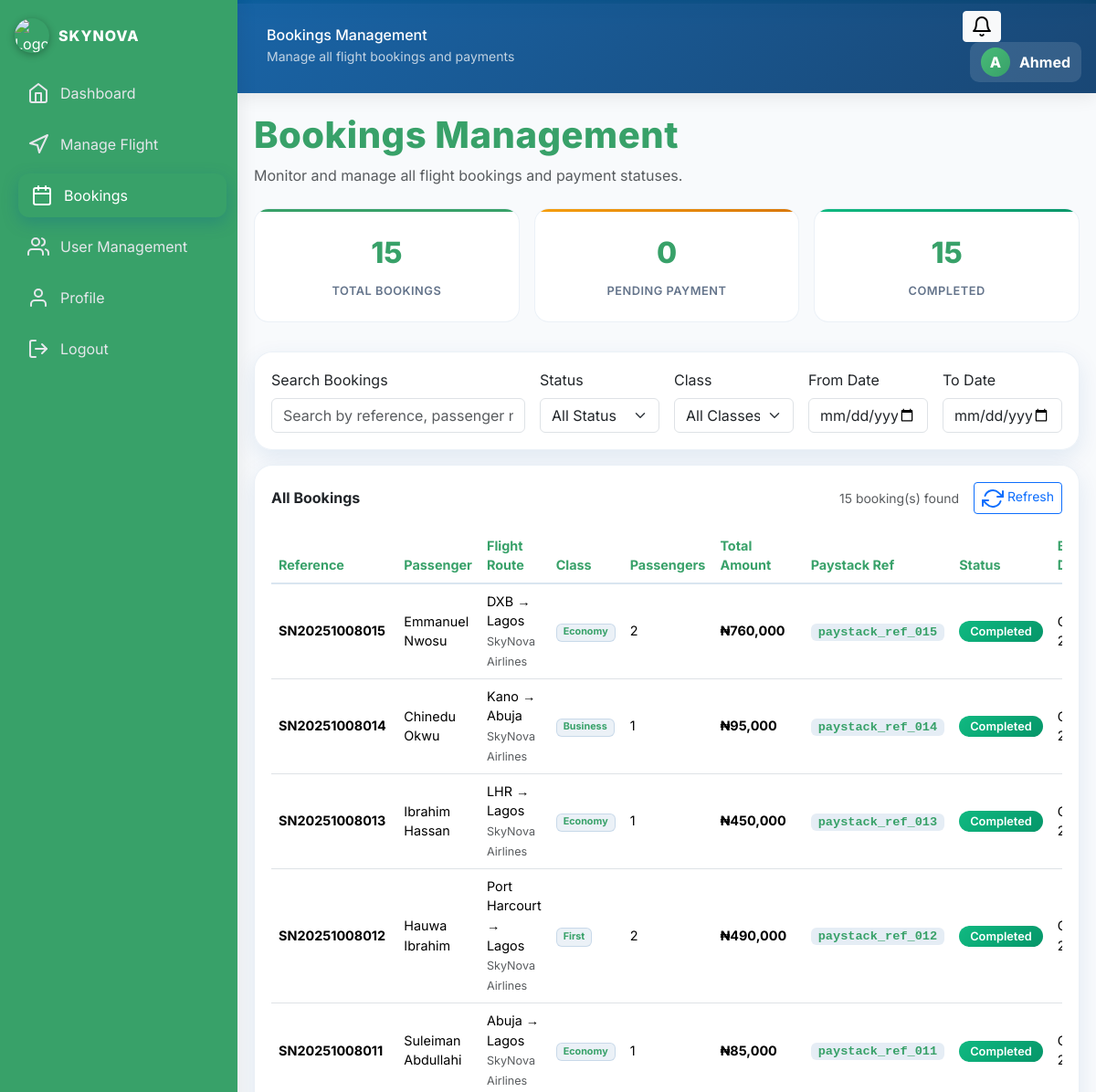
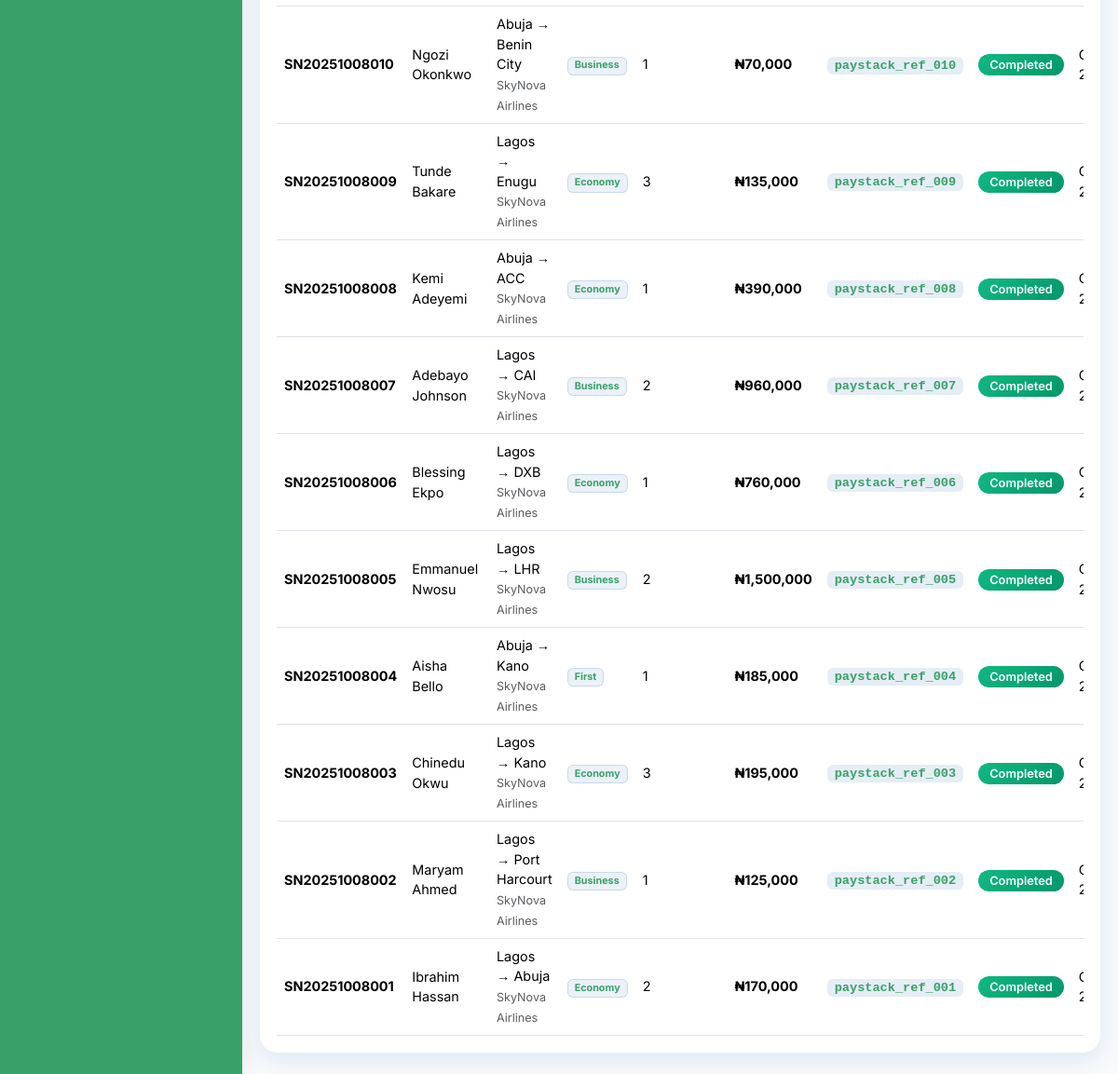
Page /Sub-admin/bookings.php (signed in) on the committed database (2 pictures, top to bottom).
### tables this page shows
CREATE TABLE `bookings` (
  `booking_id` bigint(20) UNSIGNED NOT NULL,
  `booking_ref` varchar(32) NOT NULL,
  `user_id` bigint(20) UNSIGNED NOT NULL,
  `flight_id` bigint(20) UNSIGNED NOT NULL,
  `passengers` int(11) NOT NULL CHECK (`passengers` > 0),
  `seats` int(11) NOT NULL DEFAULT 1,
  `class` enum('Economy','Business','First') NOT NULL DEFAULT 'Economy',
  `trip_type` enum('oneway','round') DEFAULT 'oneway',
  `passenger_name` varchar(255) NOT NULL,
  `passenger_email` varchar(255) NOT NULL,
  `passenger_phone` varchar(20) NOT NULL,
  `return_flight_id` int(11) DEFAULT NULL,
  `total_amount` decimal(12,2) NOT NULL,
  `status` enum('Pending','Confirmed','Cancelled','Completed') DEFAULT 'Pending',
  `payment_status` enum('Pending','Paid','Failed','Refunded') DEFAULT 'Pending',
  `payment_reference` varchar(100) DEFAULT NULL,
  `payment_method` varchar(50) DEFAULT NULL,
  `paid_amount` decimal(10,2) DEFAULT NULL,
  `payment_date` datetime DEFAULT NULL,
  `booking_date` timestamp NOT NULL DEFAULT current_timestamp(),
  `created_at` timestamp NOT NULL DEFAULT current_timestamp(),
  `paystack_reference` varchar(255) DEFAULT NULL,
  `updated_at` timestamp NOT NULL DEFAULT current_timestamp() ON UPDATE current_timestamp()
);

### Sub-admin/bookings.php (the view, shortened to what this page needs)
<?php
$host = 'localhost';
$dbname = 'airlines';
$username = 'root';
$password = '';
try {
    $pdo = new PDO("mysql:host=$host;dbname=$dbname;charset=utf8mb4", $username, $password, [
        PDO::ATTR_ERRMODE => PDO::ERRMODE_EXCEPTION,
        PDO::ATTR_DEFAULT_FETCH_MODE => PDO::FETCH_ASSOC,
    ]);
} catch (PDOException $e) {
    die("Database connection failed: " . $e->getMessage());
}
$admin_name = $_SESSION['user_name'] ?? 'Admin User';
$first_name = explode(' ', $admin_name)[0];
$admin_initial = strtoupper(substr($first_name, 0, 1));
$total_bookings = 0;
$pending_bookings = 0;
$completed_bookings = 0;
try {
    $stmt = $pdo->query("SELECT COUNT(*) FROM bookings");
    $total_bookings = $stmt->fetchColumn();
    $stmt = $pdo->query("
        SELECT COUNT(*) FROM bookings
        WHERE status IN ('pending', 'Pending', 'PENDING')
        OR payment_status IN ('pending', 'Pending', 'PENDING')
        OR (status IS NULL AND payment_status IS NULL)
    ");
    $pending_bookings = $stmt->fetchColumn();
    $stmt = $pdo->query("
        SELECT COUNT(*) FROM bookings
        WHERE status IN ('completed', 'Completed', 'COMPLETED', 'confirmed', 'Confirmed', 'CONFIRMED', 'paid', 'Paid', 'PAID')
        OR payment_status IN ('completed', 'Completed', 'COMPLETED', 'confirmed', 'Confirmed', 'CONFIRMED', 'paid', 'Paid', 'PAID')
    ");
    $completed_bookings = $stmt->fetchColumn();
} catch (PDOException $e) {
    error_log("Booking stats error: " . $e->getMessage());
    $total_bookings = 0;
    $pending_bookings = 0;
    $completed_bookings = 0;
}
$bookings = [];
try {
    $stmt = $pdo->query("
        SELECT
            b.booking_id,
            b.booking_ref,
            b.user_id,
            b.flight_id,
            b.passengers,
            COALESCE(b.class, 'economy') as class,
            b.total_amount,
            COALESCE(b.status, 'pending') as status,
            b.created_at,
            COALESCE(b.paystack_reference, '') as paystack_reference,
            COALESCE(u.full_name, 'Unknown Passenger') as passenger_name,
            COALESCE(u.email, 'No email') as passenger_email,
            COALESCE(u.phone, 'No phone') as passenger_phone,
            COALESCE(f.flight_no, CONCAT('FL', LPAD(b.flight_id, 3, '0'))) as flight_number,
            COALESCE(f.airline, 'Speed of Light Airlines') as airline,
            CASE
                WHEN f.origin IS NOT NULL AND f.destination IS NOT NULL
                THEN CONCAT(f.origin, ' → ', f.destination)
                ELSE 'Route Not Available'
            END as route
        FROM bookings b
        LEFT JOIN users u ON b.user_id = u.user_id
        LEFT JOIN flights f ON b.flight_id = f.flight_id
        ORDER BY b.created_at DESC
    ");
    $bookings = $stmt->fetchAll();
} catch (PDOException $e) {
    error_log("Error fetching bookings: " . $e->getMessage());
    $bookings = [];
}
?>
<!DOCTYPE html>
<html lang="en">
<head>
    <link href="https://cdn.jsdelivr.net/npm/bootstrap@5.3.2/dist/css/bootstrap.min.css" rel="stylesheet">
    <link rel="stylesheet" href="https://cdn.jsdelivr.net/npm/feather-icons/dist/feather.min.css">
</head>
<body>
    <aside class="sidebar" id="sidebar">
        <div class="brand">
            <img src="../pexels-sevenstormphotography-728824 (1).jpg" alt="Logo">
            <div class="brand-title">SKYNOVA</div>
        </div>
        <nav>
            <a href="dashboard.php" class="nav-link"><i data-feather="home"></i> Dashboard</a>
            <a href="manage-flights.php" class="nav-link"><i data-feather="navigation"></i> Manage Flight</a>
            <a href="bookings.php" class="nav-link active"><i data-feather="calendar"></i> Bookings</a>
            <a href="users.php" class="nav-link"><i data-feather="users"></i> User Management</a>
            <a href="profile.php" class="nav-link"><i data-feather="user"></i> Profile</a>
            <a href="logout.php" class="nav-link"><i data-feather="log-out"></i> Logout</a>
        </nav>
    </aside>
    <header class="topbar d-flex align-items-center">
        <div class="ms-3 me-3 flex-grow-1">
            <h6 class="mb-0">Bookings Management</h6>
            <small class="text-light opacity-75">Manage all flight bookings and payments</small>
        </div>
        <div class="ms-auto">
            <div class="dropdown">
                <button class="btn btn-sm btn-light" data-bs-toggle="dropdown">
                    <i data-feather="bell"></i>
                </button>
            </div>
            <div class="user-info ms-2">
                <div class="user-avatar"><?php echo $admin_initial; ?></div>
                <div class="fw-bold"><?php echo htmlspecialchars($first_name); ?></div>
            </div>
        </div>
    </header>
    <main class="content">
        <div class="page-title mb-4">
            <h1>Bookings Management</h1>
            <div class="text-muted">Monitor and manage all flight bookings and payment statuses.</div>
        </div>
        <div class="stats-grid">
            <div class="stat-card total">
                <div class="stat-number"><?php echo $total_bookings; ?></div>
                <div class="stat-label">Total Bookings</div>
            </div>
            <div class="stat-card pending">
                <div class="stat-number"><?php echo $pending_bookings; ?></div>
                <div class="stat-label">Pending Payment</div>
            </div>
            <div class="stat-card completed">
                <div class="stat-number"><?php echo $completed_bookings; ?></div>
                <div class="stat-label">Completed</div>
            </div>
        </div>
        <div class="smart-card mb-3">
            <div class="row g-3 align-items-end">
                <div class="col-md-4">
                    <label class="form-label">Search Bookings</label>
                    <input type="text" id="searchInput" class="form-control" placeholder="Search by reference, passenger name, or flight">
                </div>
                <div class="col-md-2">
                    <label class="form-label">Status</label>
                    <select id="statusFilter" class="form-select">
                        <option value="">All Status</option>
                    </select>
                </div>
                <div class="col-md-2">
                    <label class="form-label">Class</label>
                    <select id="classFilter" class="form-select">
                        <option value="">All Classes</option>
                    </select>
                </div>
                <div class="col-md-2">
                    <label class="form-label">From Date</label>
                    <input type="date" id="dateFrom" class="form-control">
                </div>
                <div class="col-md-2">
                    <label class="form-label">To Date</label>
                    <input type="date" id="dateTo" class="form-control">
                </div>
            </div>
        </div>
        <div class="smart-card">
            <div class="d-flex justify-content-between align-items-center mb-3">
                <div class="fw-bold">All Bookings</div>
                <div class="d-flex align-items-center gap-3">
                    <div class="small text-muted" id="countText"><?php echo count($bookings); ?> booking(s) found</div>
                    <button class="btn btn-outline-primary btn-sm" onclick="location.reload()">
                        <i data-feather="refresh-cw"></i> Refresh
                    </button>
                </div>
            </div>
            <div class="table-responsive">
                <table class="table align-middle mb-0">
                    <thead>
                        <tr>
                            <th>Reference</th>
                            <th>Passenger</th>
                            <th>Flight Route</th>
                            <th>Class</th>
                            <th>Passengers</th>
                            <th>Total Amount</th>
                            <th>Paystack Ref</th>
                            <th>Status</th>
                            <th>Booked Date</th>
                        </tr>
                    </thead>
                    <tbody id="bookingsBody">
                        <?php if (empty($bookings)): ?>
                            <tr>
                                <td colspan="10" class="text-center text-muted py-4">
                                    <i data-feather="calendar" style="width:48px;height:48px;margin-bottom:12px;"></i><br>
                                    No bookings found. Bookings will appear here once customers start making reservations.
                                </td>
                            </tr>
                        <?php else: ?>
                            <?php foreach ($bookings as $booking): ?>
                                <tr>
                                    <td><strong><?php echo htmlspecialchars($booking['booking_ref']); ?></strong></td>
                                    <td><?php echo htmlspecialchars($booking['passenger_name']); ?></td>
                                    <td>
                                        <div><?php echo htmlspecialchars($booking['route']); ?></div>
                                        <small class="text-muted"><?php echo htmlspecialchars($booking['airline']); ?></small>
                                    </td>
                                    <td><span class="badge badge-soft"><?php echo ucfirst(htmlspecialchars($booking['class'])); ?></span></td>
                                    <td><?php echo $booking['passengers']; ?></td>
                                    <td><strong>₦<?php echo number_format($booking['total_amount']); ?></strong></td>
                                    <td>
                                        <?php if ($booking['paystack_reference']): ?>
                                            <span class="paystack-ref"><?php echo htmlspecialchars($booking['paystack_reference']); ?></span>
                                        <?php else: ?>
                                            <span class="text-muted">-</span>
                                        <?php endif; ?>
                                    </td>
                                    <td>
                                        <?php if ($booking['status'] === 'pending'): ?>
                                            <span class="status-pending">Pending</span>
                                        <?php else: ?>
                                            <span class="status-completed">Completed</span>
                                        <?php endif; ?>
                                    </td>
                                    <td><?php echo date('M j, Y', strtotime($booking['created_at'])); ?></td>
                                </tr>
                            <?php endforeach; ?>
                        <?php endif; ?>
                    </tbody>
                </table>
            </div>
        </div>
    </main>
    <div class="position-fixed bottom-0 end-0 p-3" style="z-index: 1080">
    </div>
</body>
</html>

### Sub-admin/bookings.php (style rules this page uses)
:root { --brand: #38a169; --brand-dark: #38a169; --bg: #f8fafc; --card-bg: rgba(255, 255, 255, 0.96); --muted: #64748b; --success: #22c55e; --warning: #f59e0b; --danger: #ef4444; }
* { box-sizing: border-box; }
body { background: var(--bg); font-family: 'Inter', sans-serif; min-height: 100vh; overflow-x: hidden; }
.sidebar { position: fixed; left: 0; top: 0; bottom: 0; width: 260px; background: var(--brand-dark); box-shadow: 2px 0 20px rgba(0, 0, 0, .08); z-index: 1000; color: #fff; padding: 20px 16px; }
.brand { display: flex; align-items: center; gap: 10px; margin-bottom: 20px; }
.brand img { width: 38px; height: 38px; border-radius: 50%; box-shadow: 0 2px 8px rgba(0, 0, 0, .3); }
.brand-title { font-weight: 800; letter-spacing: 1px; }
.nav-link { color: #e5e7eb; border-radius: 12px; padding: 12px 14px; margin-bottom: 8px; display: flex; align-items: center; gap: 12px; transition: all .25s ease; text-decoration: none; }
.nav-link:hover, .nav-link.active { background: var(--brand); color: #fff; transform: translateX(4px); box-shadow: 0 6px 18px rgba(0, 83, 156, .25); }
.topbar { position: sticky; top: 0; z-index: 900; background: linear-gradient(135deg, rgba(0, 83, 156, .9), rgba(0, 51, 102, .9)); color: #fff; padding: 12px 16px; margin-left: 260px; backdrop-filter: blur(10px); box-shadow: 0 2px 20px rgba(0, 0, 0, .1); }
.user-info { display: flex; align-items: center; gap: 10px; background: rgba(255, 255, 255, .12); padding: 6px 12px; border-radius: 10px; }
.user-avatar { width: 32px; height: 32px; border-radius: 50%; background: linear-gradient(135deg, #48bb78, #38a169); display: flex; align-items: center; justify-content: center; font-weight: 800; color: #fff; }
.content { margin-left: 260px; padding: 22px 18px; }
.page-title h1 { font-weight: 800; letter-spacing: .5px; background: linear-gradient(45deg, #38a169, #38a169); -webkit-background-clip: text; -webkit-text-fill-color: transparent; }
.smart-card { background: var(--card-bg); border: 1px solid rgba(0, 83, 156, .08); border-radius: 20px; padding: 18px; box-shadow: 0 8px 24px rgba(0, 83, 156, .10); transition: transform .35s ease, box-shadow .35s ease; }
.smart-card::before { content: ''; position: absolute; top: 0; left: 0; right: 0; height: 4px; background: linear-gradient(90deg, #38a169, #38a169); }
.stats-grid { display: grid; grid-template-columns: repeat(auto-fit, minmax(250px, 1fr)); gap: 1rem; margin-bottom: 2rem; }
.stat-card { background: var(--card-bg); border: 1px solid rgba(0, 83, 156, .08); border-radius: 16px; padding: 1.5rem; text-align: center; position: relative; overflow: hidden; }
.stat-card::before { content: ''; position: absolute; top: 0; left: 0; right: 0; height: 3px; }
.stat-card.total::before { background: linear-gradient(90deg, #38a169, #38a169); }
.stat-card.pending::before { background: linear-gradient(90deg, #f59e0b, #d97706); }
.stat-card.completed::before { background: linear-gradient(90deg, #10b981, #059669); }
.stat-number { font-size: 2rem; font-weight: 800; color: var(--brand-dark); margin-bottom: 0.5rem; }
.stat-label { color: var(--muted); font-weight: 600; text-transform: uppercase; font-size: 0.8rem; letter-spacing: 0.5px; }
.table thead th { color: var(--brand-dark); font-weight: 700; border-bottom: 2px solid rgba(0, 83, 156, .15); font-size: 0.9rem; }
.table tbody td { vertical-align: middle; font-size: 0.9rem; }
.status-completed { background: linear-gradient(135deg, #10b981, #059669); color: white; padding: 4px 12px; border-radius: 20px; font-size: 0.8rem; font-weight: 600; }
.badge-soft { background: rgba(0, 83, 156, .08); color: var(--brand-dark); border: 1px solid rgba(0, 83, 156, .15); }
.paystack-ref { font-family: 'Courier New', monospace; background: rgba(0, 83, 156, 0.1); padding: 2px 8px; border-radius: 6px; font-size: 0.85rem; color: var(--brand-dark); font-weight: 600; }

### rows in the picture
bookings: booking_ref "SN20251008015", passenger_name "Emmanuel Nwosu", route "DXB → Lagos", airline "SkyNova Airlines", class "Economy", passengers "2", total_amount "760,000", paystack_reference "paystack_ref_015"
bookings: booking_ref "SN20251008014", passenger_name "Chinedu Okwu", route "Kano → Abuja", airline "SkyNova Airlines", class "Business", passengers "1", total_amount "95,000", paystack_reference "paystack_ref_014"
bookings: booking_ref "SN20251008013", passenger_name "Ibrahim Hassan", route "LHR → Lagos", airline "SkyNova Airlines", class "Economy", passengers "1", total_amount "450,000", paystack_reference "paystack_ref_013"
bookings: booking_ref "SN20251008012", passenger_name "Hauwa Ibrahim", route "Port Harcourt → Lagos", airline "SkyNova Airlines", class "First", passengers "2", total_amount "490,000", paystack_reference "paystack_ref_012"
bookings: booking_ref "SN20251008011", passenger_name "Suleiman Abdullahi", route "Abuja → Lagos", airline "SkyNova Airlines", class "Economy", passengers "1", total_amount "85,000", paystack_reference "paystack_ref_011"
bookings: booking_ref "SN20251008010", passenger_name "Ngozi Okonkwo", route "Abuja → Benin City", airline "SkyNova Airlines", class "Business", passengers "1", total_amount "70,000", paystack_reference "paystack_ref_010"
bookings: booking_ref "SN20251008009", passenger_name "Tunde Bakare", route "Lagos → Enugu", airline "SkyNova Airlines", class "Economy", passengers "3", total_amount "135,000", paystack_reference "paystack_ref_009"
bookings: booking_ref "SN20251008008", passenger_name "Kemi Adeyemi", route "Abuja → ACC", airline "SkyNova Airlines", class "Economy", passengers "1", total_amount "390,000", paystack_reference "paystack_ref_008"
bookings: booking_ref "SN20251008007", passenger_name "Adebayo Johnson", route "Lagos → CAI", airline "SkyNova Airlines", class "Business", passengers "2", total_amount "960,000", paystack_reference "paystack_ref_007"
bookings: booking_ref "SN20251008006", passenger_name "Blessing Ekpo", route "Lagos → DXB", airline "SkyNova Airlines", class "Economy", passengers "1", total_amount "760,000", paystack_reference "paystack_ref_006"
bookings: booking_ref "SN20251008005", passenger_name "Emmanuel Nwosu", route "Lagos → LHR", airline "SkyNova Airlines", class "Business", passengers "2", total_amount "1,500,000", paystack_reference "paystack_ref_005"
bookings: booking_ref "SN20251008004", passenger_name "Aisha Bello", route "Abuja → Kano", airline "SkyNova Airlines", class "First", passengers "1", total_amount "185,000", paystack_reference "paystack_ref_004"
bookings: booking_ref "SN20251008003", passenger_name "Chinedu Okwu", route "Lagos → Kano", airline "SkyNova Airlines", class "Economy", passengers "3", total_amount "195,000", paystack_reference "paystack_ref_003"
bookings: booking_ref "SN20251008002", passenger_name "Maryam Ahmed", route "Lagos → Port Harcourt", airline "SkyNova Airlines", class "Business", passengers "1", total_amount "125,000", paystack_reference "paystack_ref_002"
bookings: booking_ref "SN20251008001", passenger_name "Ibrahim Hassan", route "Lagos → Abuja", airline "SkyNova Airlines", class "Economy", passengers "2", total_amount "170,000", paystack_reference "paystack_ref_001"

### other values in the picture
$admin_initial "A"
$first_name "Ahmed"
$total_bookings "15"
$pending_bookings "0"
$completed_bookings "15"
count($bookings) "15"
